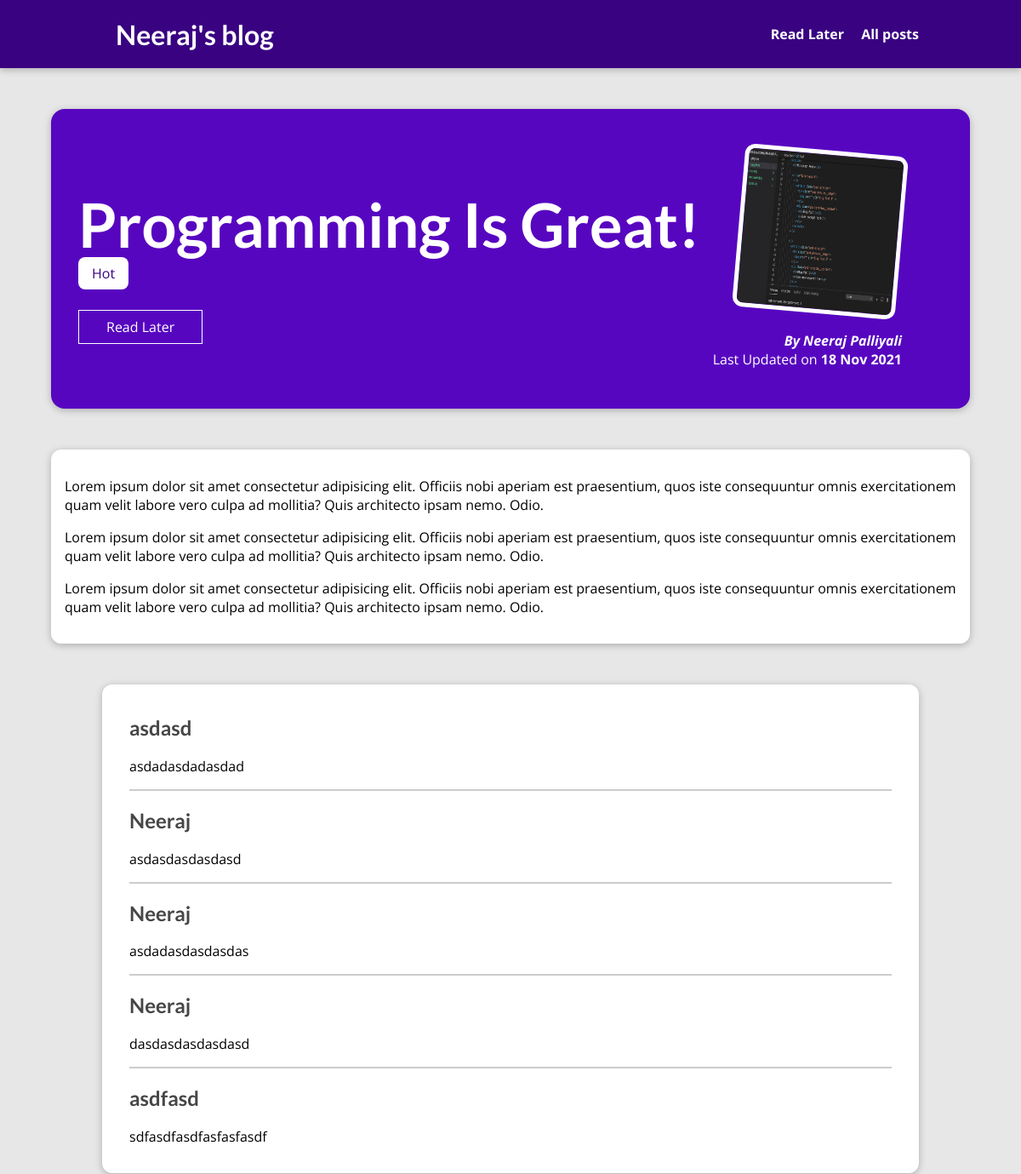
The app's page /posts/programming-is-fun (upper part), older data.
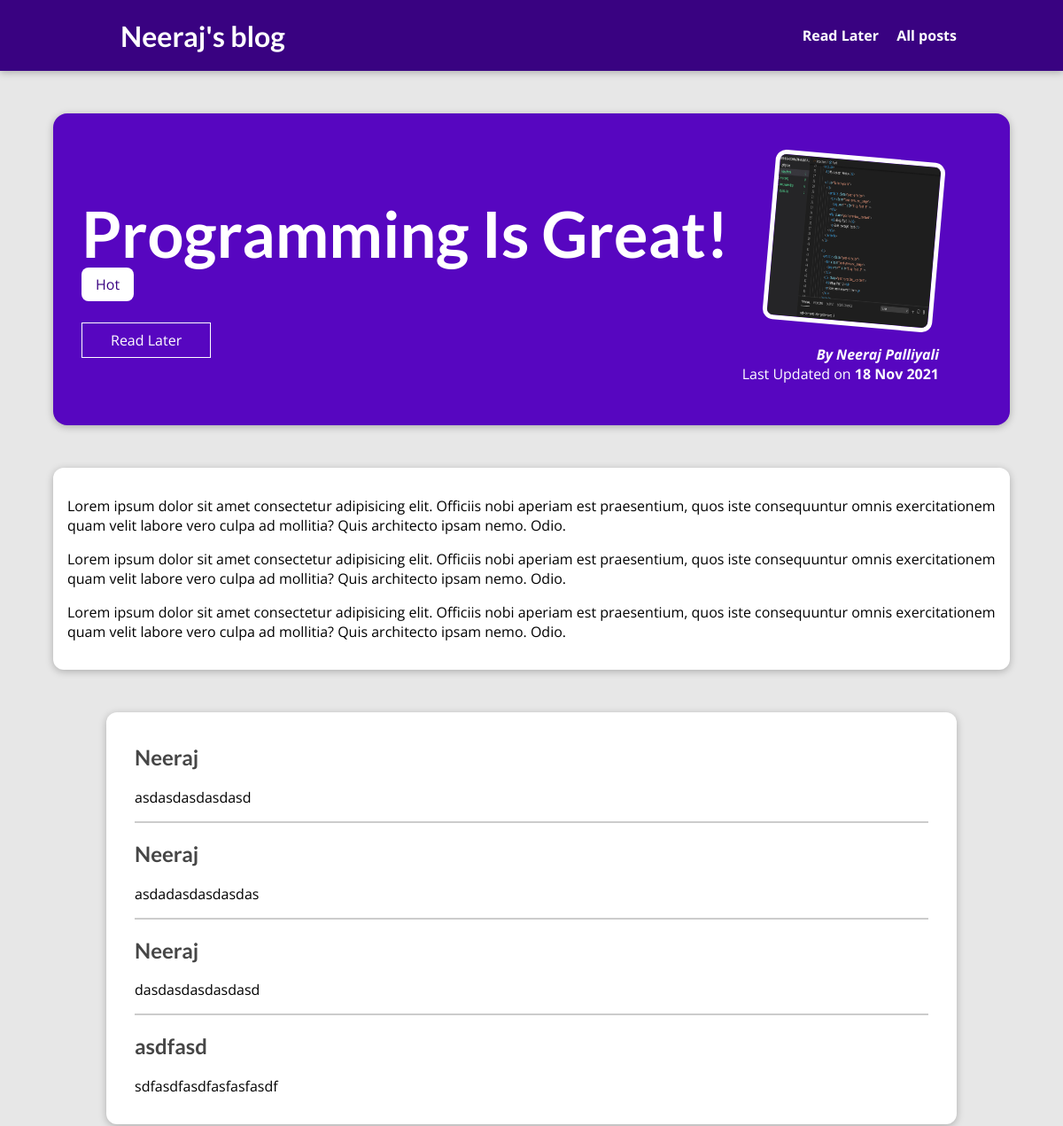
The same page, newer data.
### blog/models.py (models this page shows, shortened)
class Tag(models.Model):
    caption = models.CharField(max_length=20)

class Comment(models.Model):
    user_name = models.CharField(max_length=120)
    user_email = models.EmailField()
    text = models.TextField()
    post = models.ForeignKey(Post, on_delete=CASCADE, related_name="comments", blank = True)

### blog/views.py (the view, shortened to what this page needs)
# urls.py: path("posts/<slug:slug>", views.SinglePostView.as_view(), name="post-detail-page"),
class SinglePostView(View):
    def is_stored(self, request, post_id):
        stored_posts = request.session.get("stored_posts")
        if(stored_posts is not None):
            is_saved_for_later = post_id in stored_posts
        else:
            is_saved_for_later =False
        return is_saved_for_later
    def get(self, request, slug):
        post = Post.objects.get(slug=slug)
        context = {
          "post": post,
          "post_tags": post.caption.all(),
          "comment_form": CommentForm(),
          "comments": post.comments.all().order_by("-id"),
          "save_for_later": self.is_stored(request, post.id)
        }
        return render(request, "blog/post-detail.html", context)

### blog/models.py (called while the page is built)
    def full_name(self):
        return f"{self.first_name} {self.last_name}"

    def __str__(self):
        return self.full_name()

### blog/templates/blog/post-detail.html (shortened to what this page needs)
{% extends 'base.html' %}
{% load static %}
{% block css_files %}
    <link rel = "stylesheet" href="{% static "blog/post-detail.css"%}">
{% endblock css_files %}
{% block body %}
    <section id="summary">
        <h2>{{post.title}}</h2>
        <div>
        {% for tag in post_tags %}
            <span class="tag"> {{ tag.caption|title }}</span>
        {% endfor %}
        </div>
        <div id = "read-later">
        <form action="{% url 'read-later' %}"  method="POST">
            <button> {% if save_for_later %}
                Remover from read later
            {% else %}
                Read Later
            {% endif %}  </button>
        </form>
        </div>
        <article>
            <img src="{{ post.image_name.url }}" alt"{{post.title}}"/>
            <address> By <a href="mailto:{{ post.author.email_id}}">{{post.author}} </a> </address>
            <div>
                Last Updated on <time> {{post.date|date:"d M Y"}}</time>
            </div>
        </article>
    </section>
    <main>
        {{ post.content| linebreaks }}
    </main>
    <section id="comments">
        <ul>
            {% for comment in comments %}
            <li>
                <h2>{{comment.user_name}}</h2>
                <p>{{comment.text|linebreaks}}</p>
            </li>
            {% endfor %}
        </ul>
    </section>
{% endblock body %}

Row changes from the older to the newer data that the page shows:
removed Comment: user_name "asdasd", text "asdadasdadasdad"
